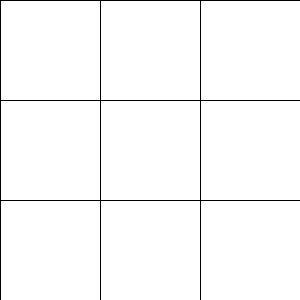
Frame 1 (no input)
Frame 60 (the mouse pressed at the canvas centre just before this capture): identical to frame 1, image omitted
Frame 120 (the mouse held since frame 60 and released just before this capture): identical to frame 1, image omitted

The Processing sketch that drew this single still picture (run headless with seeded random() and noise(); from frame 60 on, the mouse is pressed at the canvas centre):

// Processing sketch: vakjes_short_grid
// ── vakjes_short_grid.pde
void setup() {
  size(300, 300);
}
void draw() {
  background(255);

  for (int X = 0; X < width; X = X+100) {
    line(X, 0, X, height);
  }
  for (int Y = 0; Y < height; Y = Y+100) {
    line(0, Y, width, Y);
  }


  int x = mouseX/100;
  int y = (mouseY/100)*3;
  if (mousePressed) {
    println(x + y);
  }
}// if(x + y = 0 (vakje 0) {check[0] = bijv 1}
//     bij ieder vakje
//for loop die de board checked. als er een 0 is dan gebeurt er niks, als er een 1 staat dan vul je x in,enz
/*
for (int i = 0; i < 8; i+=3) {
  if (check[i] == check[i+1] && check[i+1] == check[i+2]) {
    
  }
}

for (int i = 0; i < 8; i++) {
  if (check[i] == check[i+3] && check[i+3] == check[i+6]) {
  }
}




boolean symbolCheck = false;

for (int i= 0; i< 9 /*of check.length/; i++) {
  if (check[0] = 1) {
    symbolCheck = true;
    ellipse(50,50 75, 75); // wil in het eerste vakje
  }
}

*/
